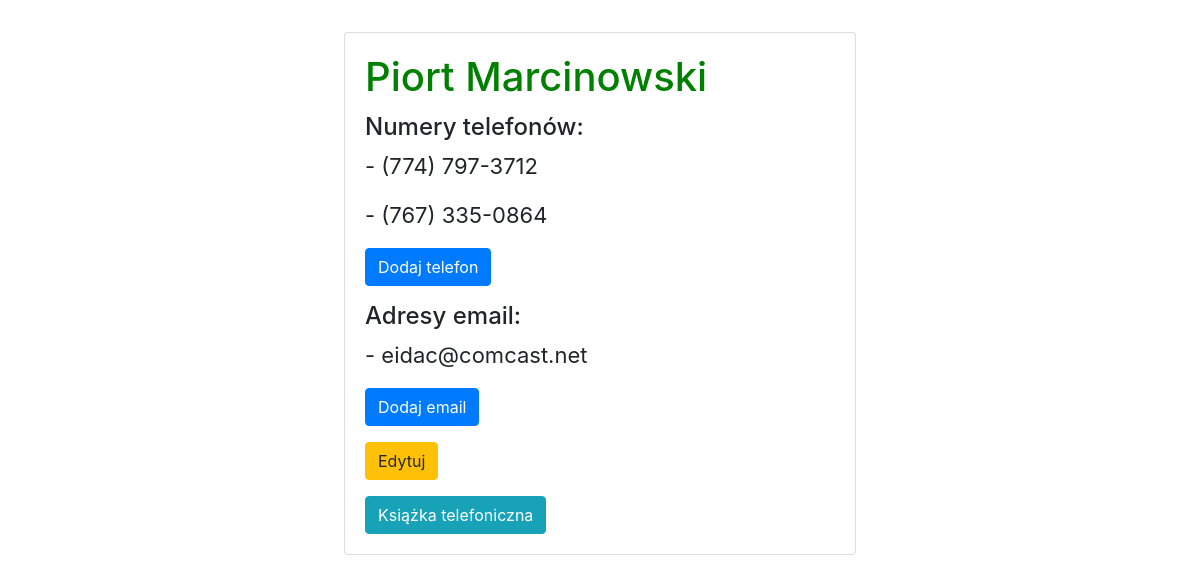
/detail/3, run on the app's committed database.
### phone_book_app/models.py (models this page shows)
class Osoba(models.Model):
    imie = models.CharField(max_length=50)
    nazwisko = models.CharField(max_length=50)
    def __str__(self):
        return f"{self.imie} {self.nazwisko}"

class Telefon(models.Model):
    osoba = models.ForeignKey(Osoba, editable=False, on_delete=models.CASCADE, null=True)
    telefon = models.CharField(max_length=50)
    def __str__(self):
        return f"{self.telefon}"

class Email(models.Model):
    osoba = models.ForeignKey(Osoba, editable=False, on_delete=models.CASCADE, null=True)
    email = models.EmailField()
    def __str__(self):
        return f"{self.email}"

### phone_book_app/views.py (the view)
# urls.py: path('detail/<int:id>', views.detail, name="detail"),
def detail(request, id):
    person = get_object_or_404(Osoba, pk=id)
    phones_list = Telefon.objects.filter(osoba=person)
    emails_list = Email.objects.filter(osoba=person)
    return render(request, 'detail.html', {'person': person, 'phones_list': phones_list, 'emails_list': emails_list})

### templates/detail.html (shortened to what this page needs)
{% extends 'base.html' %}
{% block body %}
    <div class="card" style="width: 32rem;">
      <div class="card-body">
        <h1 class="card-title">{{ person }}</h1>
          <h4>Numery telefonów:</h4>
          {% if phones_list.all %}
          {% for number in phones_list%}
          <p>- {{ number }}</p>
          {% endfor %}
          {% else %}
          <p>-brak numerów-</p>
          {% endif %}
          <p><a href="{% url 'new_phone' person.id %}" class="btn btn-primary">Dodaj telefon</a></p>
          <h4>Adresy email:</h4>
          {% if emails_list.all %}
          {% for adress in emails_list%}
          <p>- {{ adress }}</p>
          {% endfor %}
          {% else %}
          <p>-brak adresów email-</p>
          {% endif %}
          <p><a href="{% url 'new_email' person.id %}" class="btn btn-primary">Dodaj email</a></p>
          <p>
              <a href="{% url 'edit' person.id %}" class="btn btn-warning">Edytuj</a>
          </p>
          <a href="{% url 'phone_book' %}" class="btn btn-info">Książka telefoniczna</a>
      </div>
    </div>
{% endblock %}

### static/styles.css (style rules this page uses)
h1 { color: green; }
body { padding: 2rem; }
.card { margin-left: auto; margin-right: auto; }
p { font-size: 22px; }

### data on the page
Osoba: imie+nazwisko "Piort Marcinowski"
Telefon: telefon "(774) 797-3712"
Telefon: telefon "(767) 335-0864"
Email: email "eidac@comcast.net"
